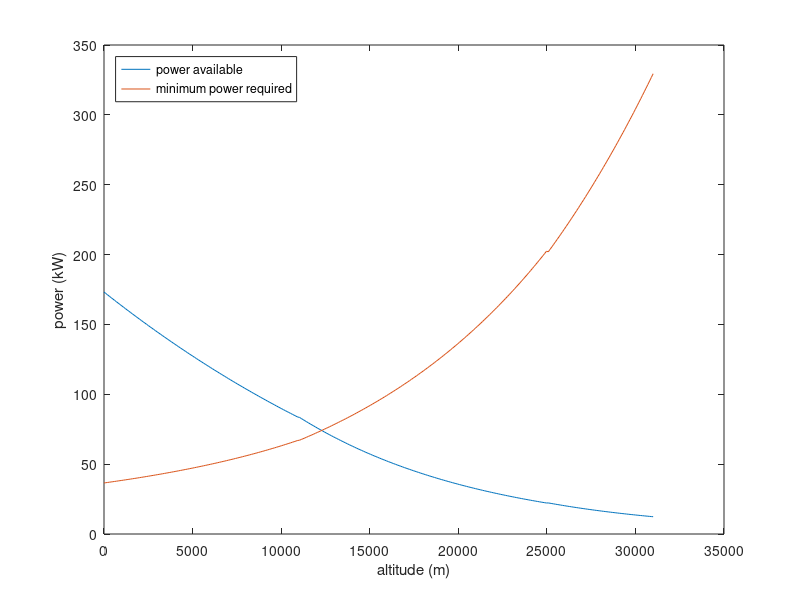

Here is the MATLAB script that generated this plot:
%AAE 251 Fall 2020
%Homework <Homework 8>
%homework8question1.m
%Authors <Corey O'Brien (obrie187)>

%%%%%%%%%%%%%%%%%%%%%%%%%%%%%%%%%%%%%%%%%%%%%%%%%%%%%%%%%
% Constants and Definitions

Astart = 0;                 %start altitude (km)
Astop = 31;                 %stop altitude (km)
Astep = Astop / .1;        %number of altitude increments

altitudes = linspace(Astart,Astop,Astep); %generate list of altitudes

temperatures = zeros(1,Astep);     %generate lists for t,p,rho,s       
pressures = zeros(1,Astep);
densities = zeros(1,Astep);
speedsofsound = zeros(1,Astep);
Ialtitudes = zeros(1,Astep);            %Needed for SI unit of length

R = .286;       %kj/kg/k
Gamma = 1.4;    %Dimensionless,
G = 9.81;        %m/s

pressure = 101325; %kpa

gradient = 1; %1 if altitude is in gradient, 0 if not
referenceA = 0; %reference altitude for gradient ranges
referenceP = 0; %reference pressure for gradient ranges
referenceR = 0; %reference density for gradient ranges
%%%%%%%%%%%%%%%%%%%%%%%%%%%%%%%%%%%%%%%%%%%%%%%%%%%%%%%%%

%loop through and first find the temperature for the altitude.
%then find if it is a gradient or isotherm
%find the pressure using the appropriate formula
%and calculate density using equation of state
for x = (1:Astep)
    
    altitude = altitudes(x);
    if(altitude >= 0 && altitude <= 11)     %troposphere
        temperature = 288.16 + altitude * -6.5;
        gradient = 1;
        
        referenceA = 0;             %km
        referenceP = 101325;        %pa
        referenceR = 1.225;         %kg/m^3
        referenceT = 288.16;        %K
        a = -6.5;
    end
    
    if(altitude > 11 && altitude <= 25)     %tropopause
        temperature = 216.66;
        gradient = 0;
        referenceA = 11;             %km
        referenceP = 22700;        %pa
        referenceT = temperature;        %K
    end
    
    if(altitude > 25)     %stratosphere
        temperature = 216.66 + (altitude - 25) * 3;
        gradient = 1;
        referenceA = 25;               %km
        referenceP = 2527.3;           %pa
        referenceR = 0.040639;         %kg/m^3
        referenceT = 216.66;           %k
        a = 3;
    end
    
    
    temperatures(x) = temperature;
    speedsofsound(x) = sqrt((Gamma * R * temperature) * 1000);
    
    if(gradient)
        pressures(x) = referenceP * (temperature / referenceT) ^ ((-G) / (a * R));
        
    else
        pressures(x) = referenceP * exp(-(G / (R * temperature)) * (altitude - referenceA));
    end
    
    densities(x) = pressures(x) / (R * temperatures(x) * 1000);    
    Ialtitudes(x) = altitudes(x) * 1000;
        
end

%constants for power required
K = 0.054;
M = 1315;       %kg
S = 16.3;       %m^2
CD0 = 0.026;
P0 = 216;    %Kw
eta = 0.8;
mad = 0.6;

powermin = zeros(1,Astep);      %generate matrix for minimum power required
poweravail = zeros(1,Astep);    %generate matrix for power available

for y = (1:Astep)
    
    poweravail(y) = (densities(y) / 1.225)^ mad * P0 * eta;
    powermin(y) =  4 / 3 *sqrt((2 * (M * G)^3) / (densities(y) * S) * sqrt(3 * K^3 * CD0));
    powermin(y) = powermin(y) / 1000;
    
    
end

plot(Ialtitudes,poweravail,Ialtitudes,powermin);
legend("power available", "minimum power required");
legend('location','northwest');
xlabel("altitude (m)");
ylabel("power (kW)");
